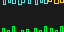

The image is a tile-based game level rendered from a .tmx file. Its description and complete source (layers, tilesets, objects, tile grids) follow:
An orthogonal 4x2 tile map with 16x16 px tiles, 2 tile layers (Tile Layer 3, Tile Layer 1).

<map version="1.5" tiledversion="1.5.0" orientation="orthogonal" renderorder="right-down" width="4" height="2" tilewidth="16" tileheight="16" infinite="0" nextlayerid="4" nextobjectid="1">
 <tileset firstgid="1" source="Clean-Full-Retro-Line-Tiles.tsx" />
 <layer id="3" name="Tile Layer 3" width="4" height="2">
  <data encoding="csv">
142,142,142,142,
142,142,142,142
</data>
 </layer>
 <layer id="1" name="Tile Layer 1" width="4" height="2">
  <data encoding="csv">
1073742271,1073742272,1073742271,1073742092,
125,106,125,125
</data>
 </layer>
</map>
